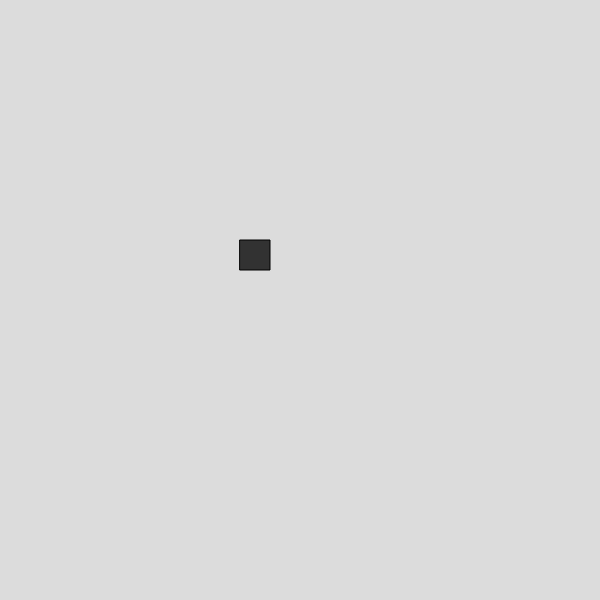
Frame 1 (no input)
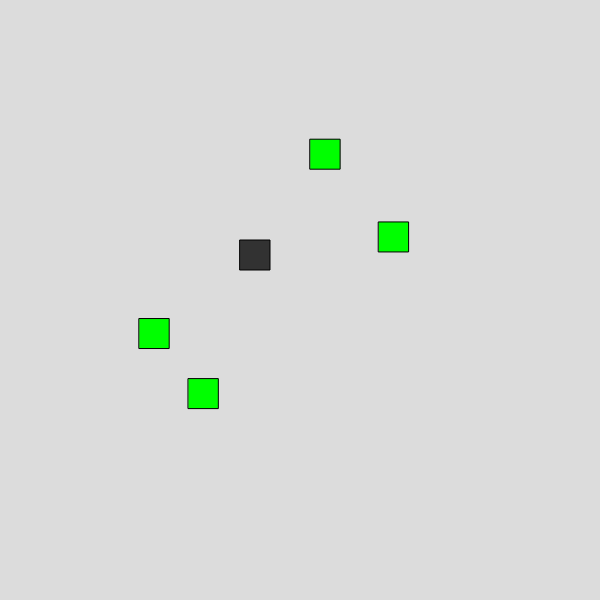
Frame 60 (no input)
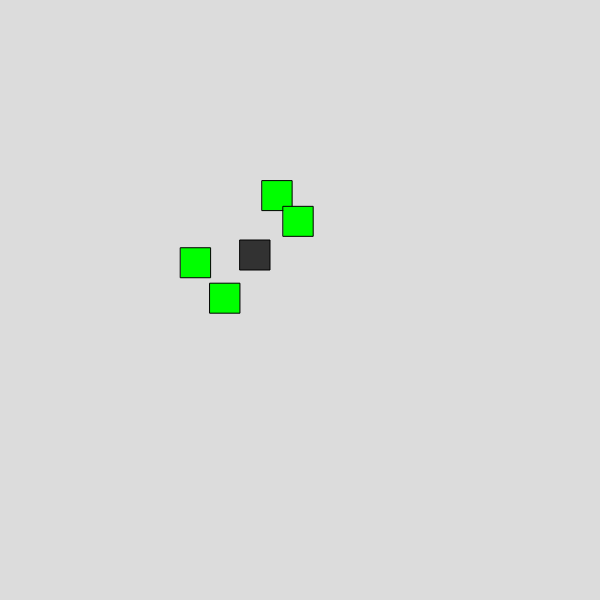
Frame 120 (the mouse pressed at the canvas centre since frame 60)

The p5.js sketch that drew these frames (run headless with seeded random() and noise() and a simulated clock; from frame 60 on, the mouse is pressed at the canvas centre):

// p5.js sketch
// ── sketch.js
///VARIABLES FOR SPRITE MOVEMENT
let Sprite
let speed = 4;

//VARIABLE FOR BULLET COOLDOWN
let cooldown = 20;
let currentCooldown = 0;

//VARIABLES FOR ENEMY SPAWN COOLDOWN
let spawnRateCurrent = 0;
let spawnRateStart = 150;

//VARIABLE FOR COLLIDE FUNCTIONS
let enemyCollide = []


//SETUP THE CANVAS
function setup() {
  createCanvas(600, 600);
  rectMode(CENTER);
  Sprite = createVector(255, 255);
}

//LOOP THROUGH DRAW FUNCTION AT FRAMERATE
function draw() {
  background(220);

///SPRITE SHAPE; UPDATE WITH IMAGE
  fill(50)
  rect(Sprite.x, Sprite.y, 30, 30);

//SPRITE CANNOT MOVE BEYOND BOUNDARIES
  if (Sprite.x <= 14) {
    Sprite.x = 15
  }
    if (Sprite.x >= width-14) {
    Sprite.x = width-15
  }
    if (Sprite.y >= height-14) {
    Sprite.y = height-15
  }
    if (Sprite.y <=14) {
    Sprite.y = 15
  }
  
  
///MOVE SPRITE WITH WASD KEYS
  if (keyIsDown(87) && keyIsDown(68)){
    Sprite.x += speed/sqrt(2);
    Sprite.y -= speed/sqrt(2);  
  } else if (keyIsDown(87) && keyIsDown(65)) {
    Sprite.x -= speed/sqrt(2);
    Sprite.y -= speed/sqrt(2);
  } else if (keyIsDown(83) && keyIsDown(68)) {
    Sprite.x += speed/sqrt(2);
    Sprite.y += speed/sqrt(2);
  } else if (keyIsDown(83) && keyIsDown(65)) {
    Sprite.x -= speed/sqrt(2);
    Sprite.y += speed/sqrt(2);
  } else if (keyIsDown(65)) {
    Sprite.x -= speed;
  } else if (keyIsDown(68)) {
    Sprite.x += speed;
  } else if (keyIsDown(87)) {
    Sprite.y -= speed;
  } else if (keyIsDown(83)) {
    Sprite.y += speed;
  }

///LOOPS THROUGH BULLETS ARRAY; UPDATES POSITION OF EACH BULLET
  for (let i = 0; i < bullets.length; i++) {
    bullets[i].update();
    bullets[i].display();

//REMOVE BULLETS THAT GO OFF-SCREEN; UPDATE make sure that this gets changed when the borders are added in
    if (
      bullets[i].x < 0 ||
      bullets[i].x > width ||
      bullets[i].y < 0 ||
      bullets[i].y > height
    ) {
      bullets.splice(i, 1);
      i--;
    }
  }
  
//BULLETS FIRE IN ALL DIRECTIONS
        //SPEED OF DIAGONAL AND STRAIGHT BULLETS
  let sp = 7;
  let spd = sp/sqrt(2)
        //HAVE COOLDOWN CONSTANTLY DECREASE
  currentCooldown--;
        //SPAWN IN BULLETS WHEN COOLDOWN IS LESS THAN 0
  if (currentCooldown < 0) {
    if (keyIsDown(UP_ARROW) && keyIsDown(RIGHT_ARROW)) {
      bullets.push(new Bullet(Sprite.x+15, Sprite.y-15, 1, -1, spd));
    } else if (keyIsDown(UP_ARROW) && keyIsDown(LEFT_ARROW)) {
      bullets.push(new Bullet(Sprite.x-15, Sprite.y-15, -1, -1, spd));
    } else if (keyIsDown(DOWN_ARROW) && keyIsDown(RIGHT_ARROW)) {
      bullets.push(new Bullet(Sprite.x+15, Sprite.y+15, 1, 1, spd));
    } else if (keyIsDown(DOWN_ARROW) && keyIsDown(LEFT_ARROW)) {
      bullets.push(new Bullet(Sprite.x-15, Sprite.y+15, -1, 1, spd));
    } else if (keyIsDown(UP_ARROW)) {
      bullets.push(new Bullet(Sprite.x, Sprite.y-15, 0, -1, sp));
    } else if (keyIsDown(DOWN_ARROW)) {
      bullets.push(new Bullet(Sprite.x, Sprite.y+15, 0, 1, sp));
    } else if (keyIsDown(RIGHT_ARROW)) {
      bullets.push(new Bullet(Sprite.x+15, Sprite.y, 1, 0, sp));
    } else if (keyIsDown(LEFT_ARROW)) {
      bullets.push(new Bullet(Sprite.x-15, Sprite.y, -1, 0, sp));
    }
        //PAUSE BETWEEN 
    currentCooldown = cooldown;
  }
  
  ///LOOPS THROUGH ENEMIES ARRAY; UPDATES POSITION OF EACH ENEMY
  for (let i = 0; i < enemies.length; i++) {
    enemies[i].update();
    enemies[i].display();
  
    let enemyCollide = int(dist(Sprite.x, Sprite.y, Enemy.x, Enemy.y))

  }
  
//SPAWN IN NEW ENEMIES ALONG BORDER BASED ON SPAWNRATE
  
  spawnRateCurrent--;
  if (spawnRateCurrent < 0) {
    enemies.push(new Enemy(floor(random(15, width-15)), 15))
    enemies.push(new Enemy(floor(random(15, width-15)), height-15))
    enemies.push(new Enemy(15, floor(random(15, height-15))))
    enemies.push(new Enemy(width-15, floor(random(15, height-15))))
  spawnRateCurrent = spawnRateStart
  }
}

//BULLET CLASS
      //CREATE ARRAYS THAT STORE INFORMATION OF BULLETS AND BULLETSPEED
let bullets = [];
let bulletSpeed = [];

      //PROPERTIES FOR BULLET LOCATION AND DEFINED SPEED
class Bullet {
  constructor(x, y, dx, dy, speed) {
    // this.x = x;
    // this.y = y;
    this.pos = createVector(x, y)
    this.dx = dx;
    this.dy = dy;
    bulletSpeed = speed;
  }
      //UPDATE SPEED BASED ON BULLETSPEED VARIABLE 
  update() {
    this.pos.x += this.dx * bulletSpeed;
    this.pos.y += this.dy * bulletSpeed;
  }

      //DISPLAY BULLETS ON SCREEN BASED ON THIS SHAPE
  display() {
    fill(255, 0, 0);
    rect(this.pos.x, this.pos.y, 10, 10);
  }
}

//ENEMY CLASS
      //CREATE ARRAYS THAT STORE ENEMIES
let enemies = [];
      //PROPERTIES FOR ENEMY LOCATION AND DEFINED SPEED
class Enemy {
  constructor(x, y, dx, dy) {
    this.startPos=createVector(x, y)
    this.pos = this.startPos
    // this.x = x
    // this.y = y
    this.lerpVal = 0;
    this.speed = .01
  }
      //UPDATE POSITION BASED ON SPRITE POSITION 
  update() {
    // this.x = Sprite.x - this.x 
    // this.y = Sprite.y - this.y
    
    this.pos = p5.Vector.lerp(this.startPos, Sprite, this.lerpVal);
    this.lerpVal += this.speed;
}
    
      //DISPLAY ENEMIES ON SCREEN BASED ON THIS SHAPE
    display() {
    fill(0, 255, 0);
    rect(this.pos.x, this.pos.y, 30, 30);
  }
}
// ── style.css
html, body {
  margin: 0;
  padding: 0;

}
canvas {
  padding: 0;
  margin: auto;
  display: block;
  width: 800px;
  height: 600px;
  position: absolute;
  top: 0;
  bottom: 0;
  left: 0;
  right: 0;
}
